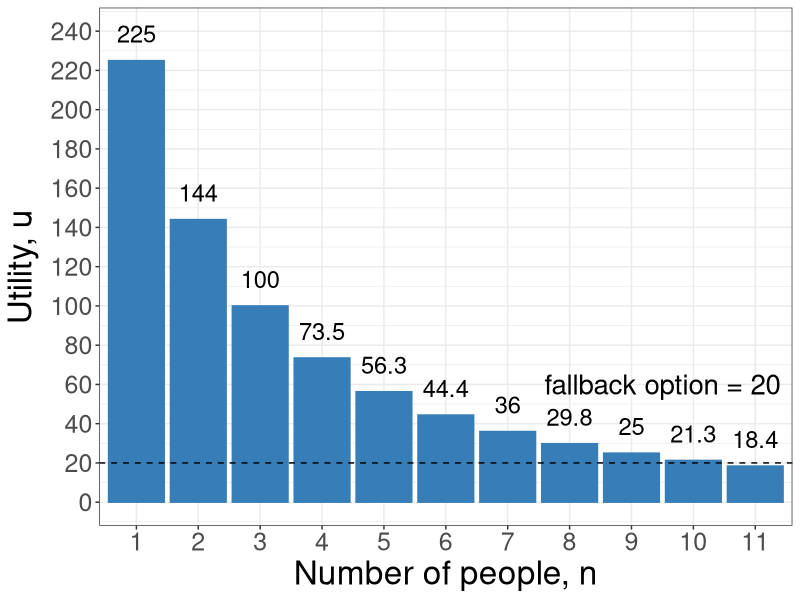
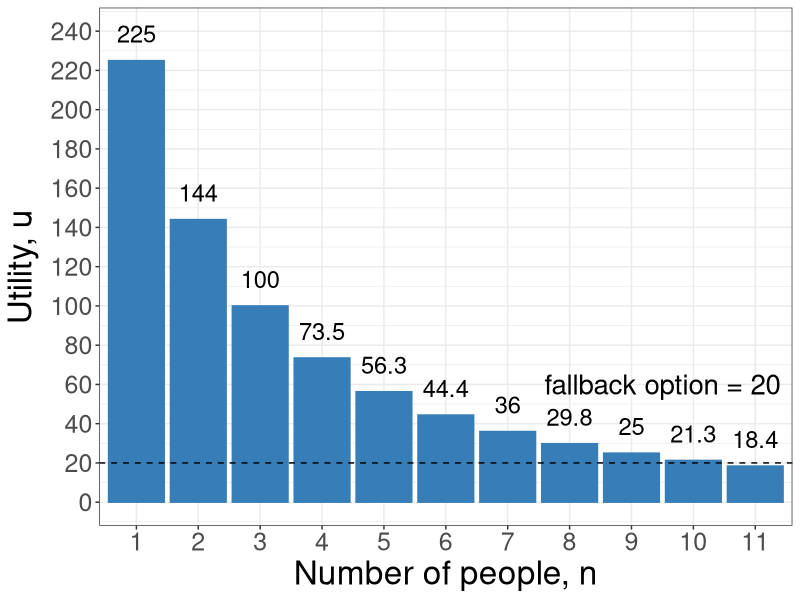

R code for these plots, in order:
require(shape)
library(tidyverse)
#pdf(file = "competitionmarkets/long_run_n_bargraph.pdf", width = 9, height = 7)


#Set parameters for graphics
axislabelsize <- 1.8
labelsize <- 1.5
namesize <- 1.8
annotatesize <- 1.5
graphlinewidth <- 2
segmentlinewidth <- 1.5


COL <- c("#7fc97f", "#beaed4", "#fdc086", "#ffff99", "#386cb0", "#f0027f", "#bf5b17", "#666666")
COLA <- c("#e0f3db", "#99d8c9","#66c2a4","#41ae76", "#238b45", "#005824")
COLB <- c("#c6dbef", "#4eb3d3", "#2b8cbe", "#0868ac","#084081")
COLC <- c("#fcfbfd", "#efedf5", "#dadaeb", "#bcbddc", "#9e9ac8", "#807dba", "#6a51a3", "#54278f", "#3f007d")

n <- as.factor(c(1:11))
u <- c(225,144,100,73.5,56.3,44.4,36,29.8,25,21.3,18.4)

df <- tibble(n,u)


plot <- 
  df %>% 
  ggplot(aes(x = n, y = u)) + 
  geom_bar(stat = "identity", position = "dodge", col = "#377eb8", fill = "#377eb8") + 
  xlab("Number of people, n") +
  ylab(expression(paste("Utility, ", u ))) + 
  scale_y_continuous(breaks = seq(0,240,20),
                     labels = seq(0,240,20),
                     limits = c(0,240)) +
  geom_hline(yintercept=20, linetype='dashed', col = 'black') +
  annotate("text", x = 9.5, y = 60, label = "fallback option = 20", cex = 7) + 
  
  # scale_fill_brewer(type = "qual", palette = "Set1", 
  #                   name = "",
  #                   breaks = c("pbar"),
  #                   labels = c("Expected Price")
  # ) + 
  # scale_color_brewer(type = "qual", palette = "Set1", 
  #                    name = "",
  #                    breaks = c("pbar"),
  #                    labels = c("Expected Price")
  # ) +
theme_bw() + 
  theme(#legend.position="top",
    axis.title = element_text(size = 24),
    axis.title.y = element_text(size = 24),
    axis.text.y = element_text(size = 18),
    axis.text.x = element_text(size = 18)
  ) + 
  geom_text(
    aes(x = n, y = u, label = u), 
    vjust = -1, size = 6,
    position = position_dodge(width = 1),
    inherit.aes = TRUE
  ) 

plot

ggsave(plot, file = "coordination_failures/privateproperty.pdf", width = 9, height = 7)
